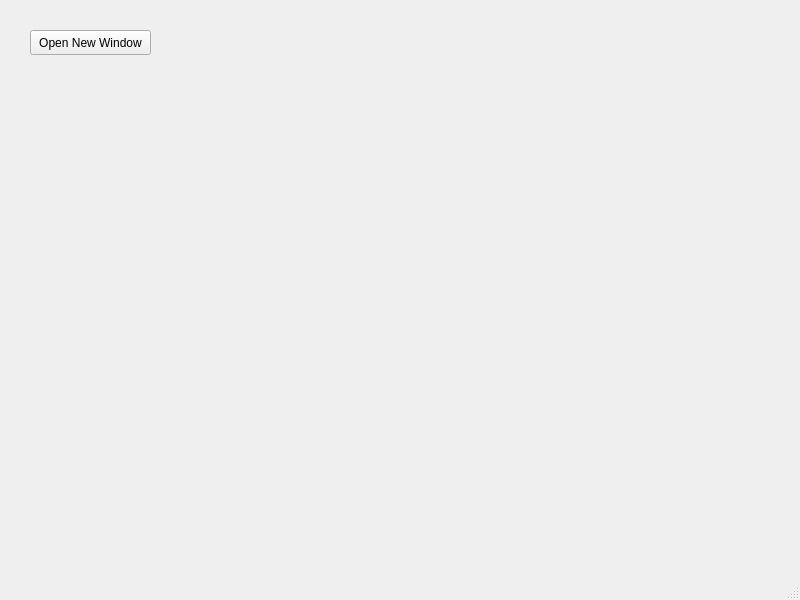
<?xml version="1.0" encoding="UTF-8"?>
<ui version="4.0">
 <class>MainWindow</class>
 <widget class="QMainWindow" name="MainWindow">
  <property name="geometry">
   <rect>
    <x>0</x>
    <y>0</y>
    <width>800</width>
    <height>600</height>
   </rect>
  </property>
  <property name="windowTitle">
   <string>MainWindow</string>
  </property>
  <widget class="QWidget" name="centralwidget">
   <widget class="QPushButton" name="pushButton">
    <property name="geometry">
     <rect>
      <x>30</x>
      <y>30</y>
      <width>121</width>
      <height>25</height>
     </rect>
    </property>
    <property name="text">
     <string>Open New Window</string>
    </property>
   </widget>
  </widget>
  <widget class="QMenuBar" name="menubar">
   <property name="geometry">
    <rect>
     <x>0</x>
     <y>0</y>
     <width>800</width>
     <height>22</height>
    </rect>
   </property>
  </widget>
  <widget class="QStatusBar" name="statusbar"/>
 </widget>
 <resources/>
 <connections/>
</ui>
